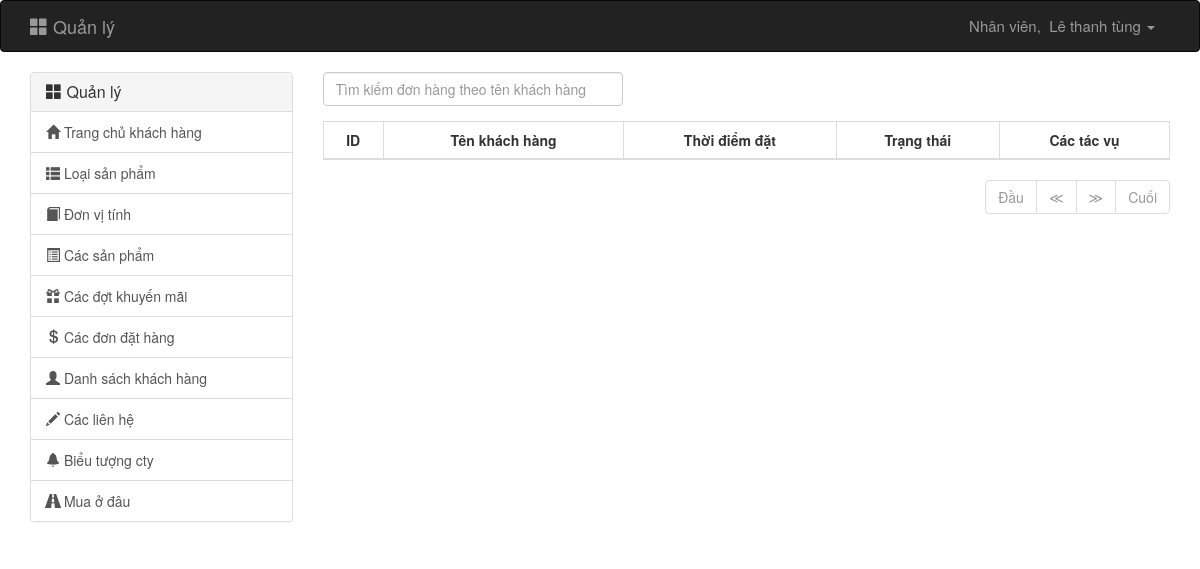
The app's page /admin.php?controller=order (signed in), older data.
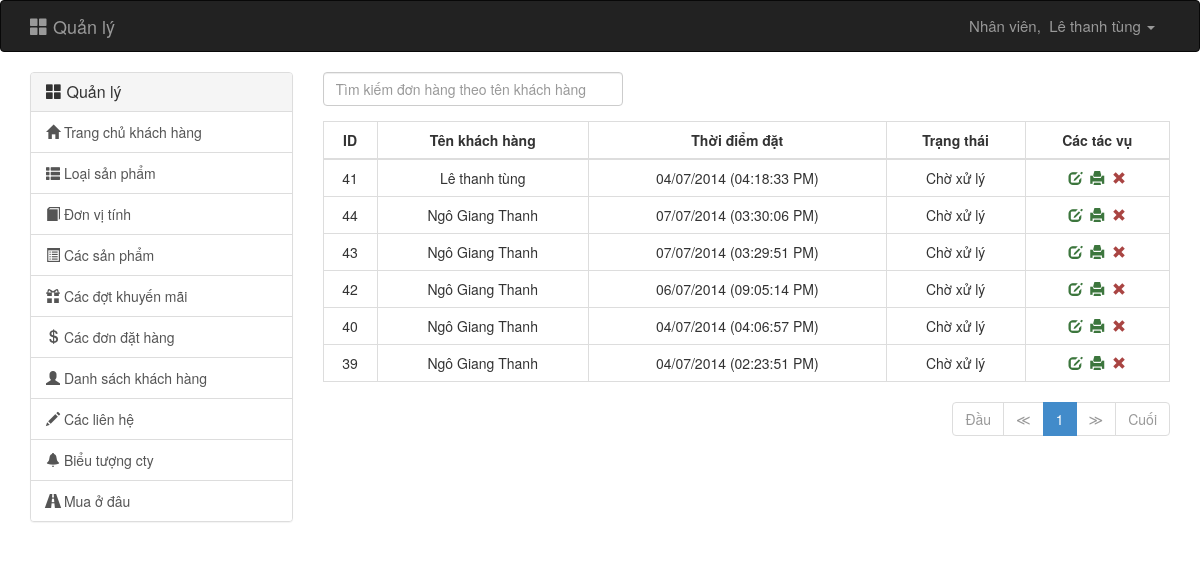
The same page, newer data.
### tables this page shows
CREATE TABLE IF NOT EXISTS `orders` (
  `ID` int(11) NOT NULL AUTO_INCREMENT,
  `ID_CUSTOMER` int(11) NOT NULL,
  `ID_ADMIN` int(11) DEFAULT NULL,
  `TIME_ORDER` datetime NOT NULL,
  `TIME_PROCESS` datetime DEFAULT NULL,
  `STATUS_ORDER` tinyint(4) NOT NULL,
  `PRICE_SET` char(3) NOT NULL,
  `CURRENT_POINTS` int(11) NOT NULL DEFAULT '0',
  PRIMARY KEY (`ID`),
  KEY `FK_HAVE_ORDERS` (`ID_ADMIN`),
  KEY `FK_PROCESS_ORDERS` (`ID_CUSTOMER`)
);

CREATE TABLE IF NOT EXISTS `user` (
  `ID` int(11) NOT NULL AUTO_INCREMENT,
  `USERNAME` varchar(200) NOT NULL,
  `PASSWORD` varchar(256) NOT NULL,
  `NAME` varchar(256) DEFAULT NULL,
  `BIRTH` date DEFAULT NULL,
  `ADDRESS` varchar(256) DEFAULT NULL,
  `STREET` varchar(256) DEFAULT NULL,
  `DISTRICT` varchar(256) DEFAULT NULL,
  `PROVINCE` varchar(256) DEFAULT NULL,
  `NUMBERPHONE` varchar(15) DEFAULT NULL,
  `EMAIL` varchar(200) DEFAULT NULL,
  `ROLE` tinyint(4) NOT NULL,
  `POINT` int(11) DEFAULT '0',
  `STATUS` tinyint(1) NOT NULL,
  PRIMARY KEY (`ID`),
  UNIQUE KEY `USER_USERNAME_UNIQUE` (`USERNAME`),
  UNIQUE KEY `USER_EMAIL_UNIQUE` (`EMAIL`) USING BTREE
);

### backend/controllers/order/index.php (called while the page is built, shortened)
<?php
require_once('backend/models/orders.php');
if (isset($_GET['page']))
    $page = intval($_GET['page']);
else
    $page = 1;
$page = ($page > 0) ? $page : 1;
$limit = 10;
$offset = ($page - 1) * $limit;
$options = array(
    'limit' => $limit,
    'offset' => $offset,
    'order_by' => 'orders.status_order ASC, `user`.name ASC'
);
$url = 'admin.php?controller=order';
$total_rows = get_order_total('orders', $options);
$total = ceil($total_rows / $limit);
$orders = orders($options);
$pagination = pagination($url, $page, $total);
$status = array(
    0 => ORDER_STATUS_WAIT,
    1 => ORDER_STATUS_SUCCESS,
    2 => ORDER_STATUS_DESTROY
);
require('backend/views/order/index.php');

### backend/models/orders.php (called while the page is built, shortened)
<?php
function orders($options = array()) {
    $where = (isset($options['where']) ? "WHERE " . $options['where'] : "");
    $order_by = isset($options['order_by']) ? 'ORDER BY ' . $options['order_by'] : '';
    $limit = isset($options['offset']) && isset($options['limit']) ? 'LIMIT ' . $options['offset'] . ',' . $options['limit'] : '';
    $sql = "SELECT
        orders.ID,
        `user`.name,
        DATE_FORMAT(orders.TIME_ORDER,'%d/%m/%Y (%h:%i:%s %p)') as TIME_ORDER,
        DATE_FORMAT(orders.TIME_PROCESS,'%d/%m/%Y (%h:%i:%s %p)') as TIME_PROCESS,
        orders.STATUS_ORDER
        FROM
        orders
        INNER JOIN `user` ON orders.ID_CUSTOMER = `user`.ID "
            . $where . " " . $order_by . " " . $limit;
    $query = mysql_query($sql) or die(mysql_error());
    $data = array();
    if (mysql_num_rows($query) > 0) {
        while ($row = mysql_fetch_assoc($query)) {
            $data[] = $row;
        }
    }
    return $data;
}
function get_order_total($options = array()) {
    $where = isset($options['where']) ? 'WHERE ' . $options['where'] : '';
    $sql = "SELECT "
            . "COUNT(*) as total "
            . "FROM "
            . "orders
                INNER JOIN `user` ON orders.ID_CUSTOMER = `user`.ID "
            . $where;
    $query = mysql_query($sql) or die(mysql_error());
    $row = mysql_fetch_assoc($query);
    return $row['total'];
}

### backend/views/order/table.php (the view, shortened to what this page needs)
<form id="order_form" method="post" action="admin.php?controller=order" role="form">
    <div class="col-xs-12">
        <div class="form-group">
            <div class="btn-group">
                <input id="search" name="search" type="text" class="form-control" style='width:300px' placeholder="<?= ORDER_TABLE_SEARCH ?>" value="<?= (isset($_GET['search'])) ? $_GET['search'] : "" ?>"/>
            </div>
        </div>
        <table class="table table-bordered table-hover">
            <thead>
                <tr>
                    <th><?= ORDER_TABLE_ID ?></th>
                    <th><?= ORDER_TABLE_CUSTOMER_NAME ?></th>
                    <th><?= ORDER_TABLE_TIME_ORDER ?></th>
                    <th><?= ORDER_TABLE_STATUS ?></th>
                    <th><?= ORDER_TABLE_TASK ?></th>
                </tr>
            </thead>
            <tbody>
                <?php foreach ($orders as $order): ?>
                    <tr>
                        <td><?= $order['ID']; ?></td>
                        <td><?= $order['name']; ?></td>
                        <td><?= $order['TIME_ORDER']; ?></td>
                        <td><?= $status[$order['STATUS_ORDER']]; ?></td>
                        <td>
                            <a href="admin.php?controller=order&amp;action=view&amp;oid=<?= $order['ID']; ?>" class="text-success" title="view order"><i class="glyphicon glyphicon-edit"></i></a>&nbsp;
                            <a href="admin.php?controller=order&amp;action=print&amp;oid=<?= $order['ID']; ?>" target="_blank" class="text-success" title="print page order"><i class="glyphicon glyphicon-print"></i></a>&nbsp;
                            <a href="#" onclick="if (confirm('<?= ORDER_TABLE_CONFIRM_DELETE ?>')) {
                                        location.href = 'admin.php?controller=order&amp;action=delete&amp;oid=<?= $order['ID']; ?>';
                                    }" class="text-danger" title="delete order"><i class="glyphicon glyphicon-remove"></i></a>
                        </td>
                    </tr>
                <?php endforeach; ?>
            </tbody>
        </table>
        <div class="text-right">
            <?= $pagination; ?>
        </div>
    </div>
</form>

### admin.php (shortened to what this page needs)
<?php
include_once './libraries/functions.php';
if (isset($_GET['controller'])) {
    $controller = $_GET['controller'];
} else {
    $controller = 'home';
}
if (isset($_GET['action'])) {
    $action = $_GET['action'];
} else {
    $action = 'index';
}
$file = 'backend/controllers/' . $controller . '/' . $action . '.php';
if (file_exists($file)) {
    if (isset($_SESSION['login']) && $_SESSION['login'][11] == 1) {
        require($file);
    } else {
        require('backend/controllers/home/login.php');
    }
} else {
    show_404();
}

### libraries/functions.php (shortened to what this page needs)
<?php
function pagination($url, $page, $total) {
    $adjacents = 2;
    $out = '<ul class="pagination">';
    if ($page == 1) {
        $out.= '<li class="disabled"><span>'.PAGING_FIRST.'</span></li>';
    } else {
        $out.='<li><a href="' . $url . '">'.PAGING_FIRST.'</a></li>';
    }
    if ($page == 1) {
        $out.= '<li class="disabled"><span>&Lt;</span></li>';
    } elseif ($page == 2) {
        $out.='<li><a href="' . $url . '">&Lt;</a></li>';
    } else {
        $out.='<li><a href="' . $url . '&amp;page=' . ($page - 1) . '">&Lt;</a></li>';
    }
    $pmin = ($page > $adjacents) ? ($page - $adjacents) : 1;
    $pmax = ($page < ($total - $adjacents)) ? ($page + $adjacents) : $total;
    for ($i = $pmin; $i <= $pmax; $i++) {
        if ($i == $page) {
            $out.= '<li class="active"><span>' . $i . '</span></li>';
        } elseif ($i == 1) {
            $out.= '<li><a href="' . $url . '">' . $i . '</a></li>';
        } else {
            $out.= '<li><a href="' . $url . "&amp;page=" . $i . '">' . $i . '</a></li>';
        }
    }
    if ($page < $total) {
        $out.= '<li><a href="' . $url . '&amp;page=' . ($page + 1) . '">&Gt;</a></li>';
    } else {
        $out.= '<li class="disabled"><span>&Gt;</span></li>';
    }
    if ($page < $total) {
        $out.= '<li><a href="' . $url . '&amp;page=' . $total . '">'.PAGING_END.'</a></li>';
    } else {
        $out.= '<li class="disabled"><span>'.PAGING_END.'</span></li>';
    }
    $out.= '</ul>';
    return $out;
}

### backend/views/common/header.php (shortened to what this page needs)
<!DOCTYPE html>
<html lang="vi">
    <head>
        <link href="public/css/bootstrap.min.css" rel="stylesheet"/>
        <link href="public/css/toastr.css" rel="stylesheet" type="text/css"/>
        <link href="public/css/admin.css" rel="stylesheet"/>
    </head>

### backend/views/order/index.php (shortened to what this page needs)
<?php require('backend/views/common/header.php'); ?>
<body>
    <?php require('backend/views/common/navbar.php'); ?>
    <div class="container">
        <div class="row">
            <div class="col-sm-3 col-xs-12 pull-left" id="sidebar" role="navigation">
                <?php require('backend/views/common/sidebar.php'); ?>
            </div>
            <div class="col-sm-9 col-xs-12 pull-right">
                <div class="row">
                    <?php require('backend/views/order/table.php'); ?>
                </div>
            </div>
        </div>
    </div>
</body>
</html>

### backend/views/common/navbar.php (shortened to what this page needs)
<nav class="navbar navbar-inverse" role="navigation">
    <div class="container">
        <div class="navbar-header">
            <a class="navbar-brand" href="admin.php"><i class="glyphicon glyphicon-th-large"></i>&nbsp;<?= NAVBAR_HOME_TITLE_ ?></a>
        </div>
        <?php if (isset($_SESSION['login']) && $_SESSION['login'][11] == 1) {
            ?>
            <div class="collapse navbar-collapse" id="bs-example-navbar-collapse-1">
                <ul class="nav navbar-nav navbar-right">
                    <li class="dropdown" style="font-size: 15px">
                        <a href="#" class="dropdown-toggle" data-toggle="dropdown"><?= NAVBAR_STAFF ?>,&nbsp; <?php echo $_SESSION['login'][3]; ?> <b class="caret"></b></a>
                    </li>
                </ul>
            </div>
            <?php
        }
        ?>
    </div>
</nav>

### backend/views/common/sidebar.php (shortened to what this page needs)
<div class="panel panel-default">
    <div class="panel-heading">
        <h3 class="panel-title">
            <a href="admin.php"><i class="glyphicon glyphicon-th-large"></i>&nbsp;<?= SIDEBAR_MAIN_MENU ?></a>
        </h3>
    </div>
    <div class="list-group hidden-xs">
        <a href="." target="_blank" class="list-group-item"><i class="glyphicon glyphicon-home"></i>&nbsp;<?= SIDEBAR_MAIN_PAGE_MENU ?></a>
        <a href="admin.php?controller=category" class="list-group-item"><i class="glyphicon glyphicon-th-list"></i>&nbsp;<?= SIDEBAR_CATEGORIES_MENU ?></a>
        <a href="admin.php?controller=unit" class="list-group-item"><i class="glyphicon glyphicon-book"></i>&nbsp;<?= SIDEBAR_UNITS_MENU ?></a>
        <a href="admin.php?controller=product" class="list-group-item"><i class="glyphicon glyphicon-list-alt"></i>&nbsp;<?= SIDEBAR_PRODUCTS_MENU ?></a>
        <a href="admin.php?controller=promotion" class="list-group-item"><i class="glyphicon glyphicon-gift"></i>&nbsp;<?= SIDEBAR_PROMOTIONS_MENU ?></a>
        <a href="admin.php?controller=order" class="list-group-item"><i class="glyphicon glyphicon-usd"></i>&nbsp;<?= SIDEBAR_ORDERS_MENU ?></a>
        <a href="admin.php?controller=user" class="list-group-item"><i class="glyphicon glyphicon-user"></i>&nbsp;<?= SIDEBAR_CUMSTOMERS_MENU ?></a>
        <a href="admin.php?controller=contact" class="list-group-item"><i class="glyphicon glyphicon-pencil"></i>&nbsp;<?= SIDEBAR_CONTACTS_MENU ?></a>
        <a href="admin.php?controller=logo" class="list-group-item"><i class="glyphicon glyphicon-bell"></i>&nbsp;<?= SIDEBAR_LOGO_MENU ?></a>
        <a href="admin.php?controller=wheretobuy" class="list-group-item"><i class="glyphicon glyphicon-road"></i>&nbsp;<?= SIDEBAR_BRANCHES_MENU?></a>
    </div>
</div>

### public/css/admin.css (style rules this page uses)
#sidebar .panel-heading { cursor: pointer; }
ul.pagination { margin-top: 0; }

### backend/views/order/table.php (style rules this page uses)
.table th, .table td { text-align: center; vertical-align: middle; width: auto; }

Row changes from the older to the newer data that the page shows:
added orders: ID "41", user.NAME "Lê thanh tùng", TIME_ORDER "04/07/2014 (04:18:33 PM)", STATUS_ORDER "Chờ xử lý"
added orders: ID "44", user.NAME "Ngô Giang Thanh", TIME_ORDER "07/07/2014 (03:30:06 PM)", STATUS_ORDER "Chờ xử lý"
added orders: ID "43", user.NAME "Ngô Giang Thanh", TIME_ORDER "07/07/2014 (03:29:51 PM)", STATUS_ORDER "Chờ xử lý"
added orders: ID "42", user.NAME "Ngô Giang Thanh", TIME_ORDER "06/07/2014 (09:05:14 PM)", STATUS_ORDER "Chờ xử lý"
added orders: ID "40", user.NAME "Ngô Giang Thanh", TIME_ORDER "04/07/2014 (04:06:57 PM)", STATUS_ORDER "Chờ xử lý"
added orders: ID "39", user.NAME "Ngô Giang Thanh", TIME_ORDER "04/07/2014 (02:23:51 PM)", STATUS_ORDER "Chờ xử lý"
Text that changed along with them:
new list line: "1"
